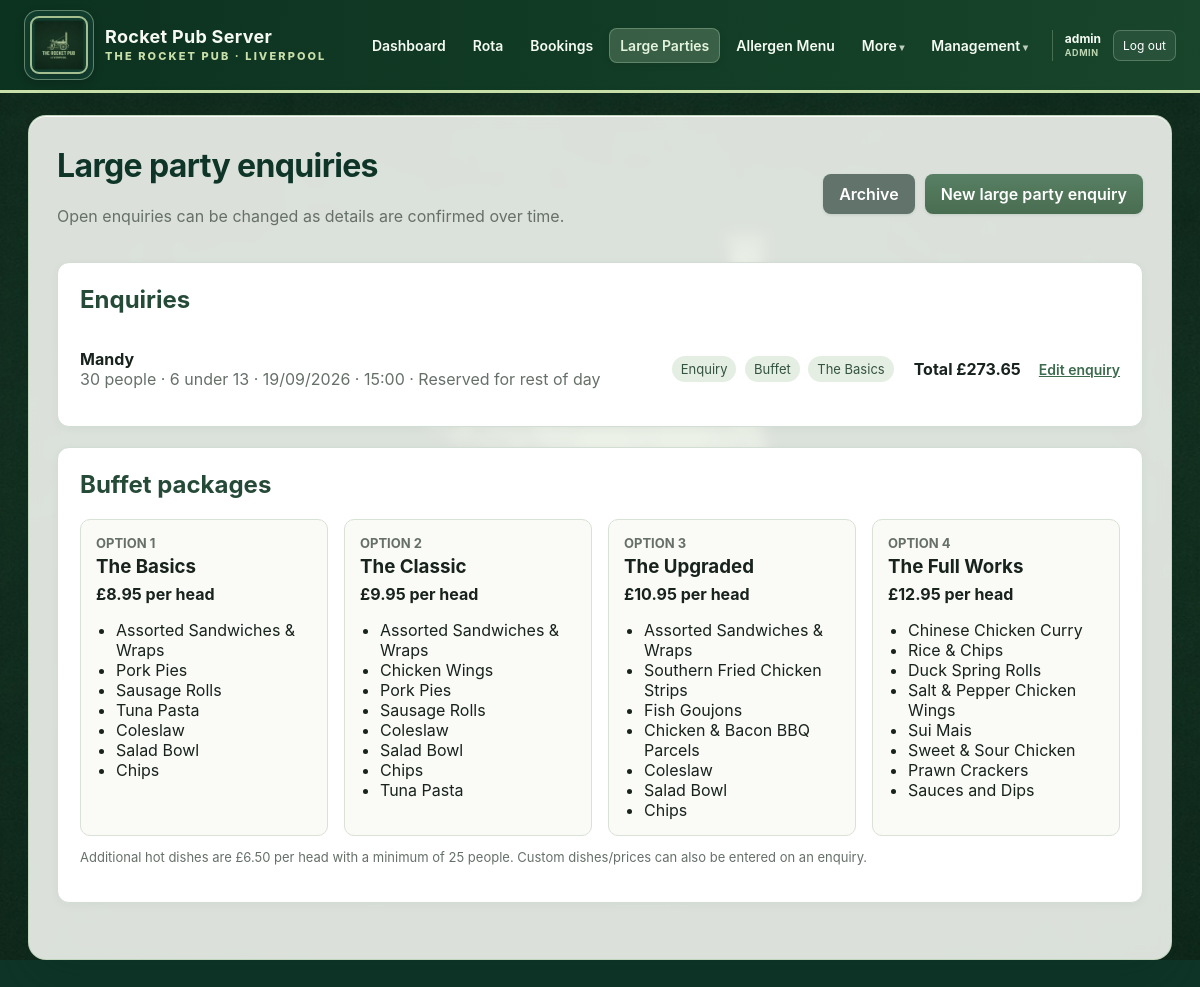
Page /large-parties (signed in) on the committed database.
### app/models.py (models this page shows, shortened)
class AppUser(db.Model):
    id = db.Column(db.Integer, primary_key=True)
    username = db.Column(
        db.String(80),
        nullable=False,
        unique=True,
        index=True,
    )
    password_hash = db.Column(db.String(255), nullable=False)
    role = db.Column(
        db.String(20),
        nullable=False,
        default="staff",
        index=True,
    )
    must_change_password = db.Column(
        db.Boolean,
        nullable=False,
        default=True,
    )
    email = db.Column(db.String(255), unique=True, index=True)
    pending_email = db.Column(db.String(255))
    email_verified = db.Column(db.Boolean, nullable=False, default=False)
    email_verification_code_hash = db.Column(db.String(255))
    email_verification_expires_at = db.Column(db.DateTime)
    password_reset_code_hash = db.Column(db.String(255))
    password_reset_expires_at = db.Column(db.DateTime)
    active = db.Column(db.Boolean, nullable=False, default=True)
    created_at = db.Column(db.DateTime, default=datetime.utcnow)
    last_login_at = db.Column(db.DateTime)
    @property
    def is_manager(self):
        return self.role in {"manager", "admin"}

class LargePartyInquiry(db.Model):
    id = db.Column(db.Integer, primary_key=True)
    customer_name = db.Column(db.String(120), nullable=False)
    customer_phone = db.Column(db.String(30), nullable=False, index=True)
    event_date = db.Column(db.Date, index=True)
    event_time = db.Column(db.Time)
    expected_end_time = db.Column(db.Time)
    reserve_for_rest_of_day = db.Column(db.Boolean, nullable=False, default=False)
    party_size = db.Column(db.Integer, nullable=False)
    number_of_children = db.Column(db.Integer, nullable=False, default=0)
    high_chairs_required = db.Column(db.Integer, nullable=False, default=0)
    food_type = db.Column(db.String(30))  # Menu / Buffet / blank
    menu_option_id = db.Column(
        db.Integer,
        db.ForeignKey("large_party_menu_option.id")
    )
    catered_people = db.Column(db.Integer)
    quoted_price_per_head = db.Column(db.Float)
    quoted_food_total = db.Column(db.Float)
    deposit_required_amount = db.Column(db.Float, nullable=False, default=0)
    deposit_paid_amount = db.Column(db.Float, nullable=False, default=0)
    deposit_due_date = db.Column(db.Date)
    deposit_paid_date = db.Column(db.Date)
    deposit_payment_method = db.Column(db.String(20))
    deposit_taken_by = db.Column(db.String(120))
    occasion = db.Column(db.String(120))
    notes = db.Column(db.Text)
    status = db.Column(db.String(40), nullable=False, default="Enquiry")
    created_at = db.Column(db.DateTime, default=datetime.utcnow)
    updated_at = db.Column(
        db.DateTime,
        default=datetime.utcnow,
        onupdate=datetime.utcnow,
    )
    menu_option = db.relationship("LargePartyMenuOption")
    reserved_areas = db.relationship(
        "LargePartyReservedArea",
        back_populates="inquiry",
        cascade="all, delete-orphan"
    )
    reserved_tables = db.relationship(
        "LargePartyReservedTable",
        back_populates="inquiry",
        cascade="all, delete-orphan"
    )
    extra_dishes = db.relationship(
        "InquiryExtraDish",
        back_populates="inquiry",
        cascade="all, delete-orphan"
    )
    reminders = db.relationship(
        "InquiryReminder",
        back_populates="inquiry",
        cascade="all, delete-orphan"
    )
    @property
    def extras_total(self):
        return sum(float(item.total_price or 0) for item in self.extra_dishes)
    @property
    def total_amount(self):
        return round(
            float(self.quoted_food_total or 0) + float(self.extras_total or 0),
            2,
        )

class LargePartyMenuOption(db.Model):
    id = db.Column(db.Integer, primary_key=True)
    option_number = db.Column(db.Integer, unique=True)
    name = db.Column(db.String(80), nullable=False, unique=True)
    price_per_head = db.Column(db.Float)
    items_text = db.Column(db.Text)
    active = db.Column(db.Boolean, nullable=False, default=True)

class InquiryExtraDish(db.Model):
    id = db.Column(db.Integer, primary_key=True)
    inquiry_id = db.Column(
        db.Integer,
        db.ForeignKey("large_party_inquiry.id"),
        nullable=False
    )
    dish_name = db.Column(db.String(150), nullable=False)
    price_per_head = db.Column(db.Float, nullable=False)
    quantity_people = db.Column(db.Integer, nullable=False)
    is_custom = db.Column(db.Boolean, nullable=False, default=False)
    inquiry = db.relationship("LargePartyInquiry", back_populates="extra_dishes")
    @property
    def total_price(self):
        return round(
            float(self.price_per_head or 0) * int(self.quantity_people or 0),
            2,
        )

### app/routes.py (the view)
@main.route("/large-parties")
def large_parties():
    inquiries = db.session.scalars(
        db.select(LargePartyInquiry)
        .where(LargePartyInquiry.status != "Cancelled")
        .order_by(
            LargePartyInquiry.event_date.is_(None),
            LargePartyInquiry.event_date,
            LargePartyInquiry.created_at.desc(),
        )
    ).all()
    options = db.session.scalars(
        db.select(LargePartyMenuOption)
        .order_by(LargePartyMenuOption.option_number)
    ).all()
    return render_template(
        "large_parties.html",
        inquiries=inquiries,
        options=options,
    )

### app/routes.py (called while the page is built)
def current_user():
    return getattr(g, "current_user", None)

@main.app_context_processor
def inject_current_user():
    return {
        "current_user": current_user(),
    }

### app/templates/large_parties.html (shortened to what this page needs)
{% extends "base.html" %}
{% block content %}
<div class="page-heading">
    <div>
        <h1>Large party enquiries</h1>
        <p>Open enquiries can be changed as details are confirmed over time.</p>
    </div>
    <div class="heading-actions">
        <a class="button secondary"
           href="{{ url_for('main.archive') }}">
            Archive
        </a>
        <a class="button"
           href="{{ url_for('main.new_large_party') }}">
            New large party enquiry
        </a>
    </div>
</div>
<div class="card">
    <h2>Enquiries</h2>
    {% if inquiries %}
        <div class="inquiry-list">
            {% for inquiry in inquiries %}
                <div class="inquiry-row">
                    <div>
                        <strong>{{ inquiry.customer_name }}</strong>
                        <div class="muted">
                            {{ inquiry.party_size }} people
                            {% if inquiry.number_of_children %}
                                · {{ inquiry.number_of_children }} under 13
                            {% endif %}
                            {% if inquiry.event_date %}
                                · {{ inquiry.event_date.strftime("%d/%m/%Y") }}
                            {% else %}
                                · Date not confirmed
                            {% endif %}
                            {% if inquiry.event_time %}
                                · {{ inquiry.event_time.strftime("%H:%M") }}
                                {% if inquiry.reserve_for_rest_of_day %}
                                    · Reserved for rest of day
                                {% elif inquiry.expected_end_time %}
                                    – {{ inquiry.expected_end_time.strftime("%H:%M") }}
                                {% endif %}
                            {% endif %}
                        </div>
                    </div>
                    <div>
                        <span class="badge">{{ inquiry.status }}</span>
                        {% if inquiry.food_type %}<span class="badge">{{ inquiry.food_type }}</span>{% endif %}
                        {% if inquiry.menu_option %}<span class="badge">{{ inquiry.menu_option.name }}</span>{% endif %}
                    </div>
                    <div>
                        <strong>Total £{{ "%.2f"|format(inquiry.total_amount) }}</strong>
                    </div>
                    <a class="small-link"
                       href="{{ url_for('main.edit_large_party', inquiry_id=inquiry.id) }}">
                        Edit enquiry
                    </a>
                </div>
            {% endfor %}
        </div>
    {% else %}
        <p class="muted">No large party enquiries yet.</p>
    {% endif %}
</div>
<div class="card">
    <h2>Buffet packages</h2>
    <div class="buffet-grid">
        {% for option in options %}
            <div class="buffet-card">
                <div class="buffet-option">Option {{ option.option_number }}</div>
                <h3>{{ option.name }}</h3>
                <strong>£{{ "%.2f"|format(option.price_per_head) }} per head</strong>
                <ul>
                    {% for item in option.items_text.split('\n') %}
                        <li>{{ item }}</li>
                    {% endfor %}
                </ul>
            </div>
        {% endfor %}
    </div>
    <p class="field-note">
        Additional hot dishes are £6.50 per head with a minimum of 25 people.
        Custom dishes/prices can also be entered on an enquiry.
    </p>
</div>
{% endblock %}

### app/templates/base.html (shortened to what this page needs)
<!doctype html>
<html lang="en">
<head>
    <link rel="stylesheet"
          href="{{ url_for('static', filename='css/style.css') }}">
</head>
<body>
<header class="topbar">
    <a class="brand"
       href="{{ url_for('main.dashboard') }}"
       aria-label="Rocket Pub Server dashboard">
        <span class="brand-logo-frame">
            <img src="{{ url_for('static', filename='images/rocket-pub-header-logo.png') }}"
                 alt="The Rocket Pub Liverpool logo">
        </span>
        <span class="brand-copy">
            <strong>Rocket Pub Server</strong>
            <small>The Rocket Pub · Liverpool</small>
        </span>
    </a>
    {% if current_user %}
    <nav class="main-nav">
        <a class="{% if request.endpoint == 'main.dashboard' %}active{% endif %}"
           href="{{ url_for('main.dashboard') }}">Dashboard</a>
        <a class="{% if request.endpoint and request.endpoint.startswith('main.rota') %}active{% endif %}"
           href="{{ url_for('main.rota_home') }}">Rota</a>
        <a class="{% if request.endpoint in ['main.bookings', 'main.new_booking', 'main.edit_booking'] %}active{% endif %}"
           href="{{ url_for('main.bookings') }}">Bookings</a>
        <a class="{% if request.endpoint in ['main.large_parties', 'main.new_large_party', 'main.edit_large_party'] %}active{% endif %}"
           href="{{ url_for('main.large_parties') }}">Large Parties</a>
        <a class="{% if request.endpoint in ['main.allergen_menu', 'main.allergen_new', 'main.allergen_edit'] %}active{% endif %}"
           href="{{ url_for('main.allergen_menu') }}">Allergen Menu</a>
        <details class="nav-menu" data-exclusive-nav>
            <summary>More</summary>
        </details>
        {% if current_user.is_manager %}
            <details class="nav-menu management-menu" data-exclusive-nav>
                <summary>Management</summary>
            </details>
        {% endif %}
        <div class="account-menu">
            <span>
                {{ current_user.username }}
                <small>{{ current_user.role|title }}</small>
            </span>
<form method="post" action="{{ url_for('main.logout') }}">
                <button type="submit" class="topbar-logout">Log out</button>
            </form>
        </div>
    </nav>
    {% endif %}
</header>
<main class="container">
    {% block content %}{% endblock %}
</main>
</body>
</html>

### rows in the picture
AppUser: username "admin", role "ADMIN"
LargePartyInquiry: customer_name "Mandy", party_size "30", number_of_children "6", event_date "19/09/2026", event_time "15:00", reserve_for_rest_of_day "· Reserved for rest of day", status "Enquiry", food_type "Buffet", menu_option.name "The Basics", total_amount "273.65"
LargePartyMenuOption: option_number "1", name "The Basics", price_per_head "8.95", item "Assorted Sandwiches & Wraps" "Pork Pies" "Sausage Rolls" "Tuna Pasta" "Coleslaw" "Salad Bowl" "Chips"
LargePartyMenuOption: option_number "2", name "The Classic", price_per_head "9.95", item "Assorted Sandwiches & Wraps" "Chicken Wings" "Pork Pies" "Sausage Rolls" "Coleslaw" "Salad Bowl" "Chips" "Tuna Pasta"
LargePartyMenuOption: option_number "3", name "The Upgraded", price_per_head "10.95", item "Assorted Sandwiches & Wraps" "Southern Fried Chicken Strips" "Fish Goujons" "Chicken & Bacon BBQ Parcels" "Coleslaw" "Salad Bowl" "Chips"
LargePartyMenuOption: option_number "4", name "The Full Works", price_per_head "12.95", item "Chinese Chicken Curry" "Rice & Chips" "Duck Spring Rolls" "Salt & Pepper Chicken Wings" "Sui Mais" "Sweet & Sour Chicken" "Prawn Crackers" "Sauces and Dips"
